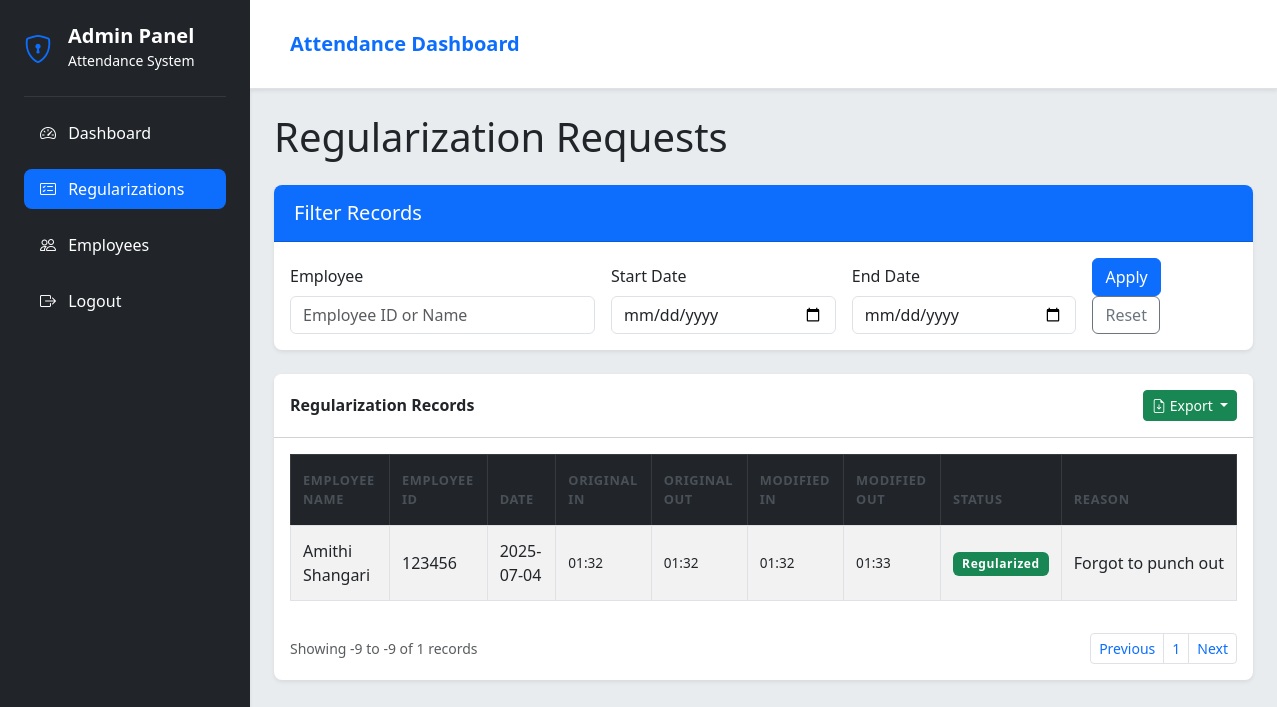
Screenshot of /admin/regularization?page=0&employee=&start_date=&end_date= (signed in) with the database file from the repository.
### tables this page shows
CREATE TABLE attendance (
                id INTEGER PRIMARY KEY AUTOINCREMENT,
                emp_id TEXT,
                date TEXT,
                punch_in TEXT,
                punch_out TEXT,
                latitude REAL,
                longitude REAL,
                address TEXT,
                punch_out_latitude REAL,
                punch_out_longitude REAL,
                punch_out_address TEXT,
                status TEXT DEFAULT 'Present',
                regularized_reason TEXT,
                regularized_comments TEXT,
                FOREIGN KEY (emp_id) REFERENCES users (emp_id)
            );

CREATE TABLE users (
                emp_id TEXT PRIMARY KEY,
                full_name TEXT NOT NULL,
                email TEXT UNIQUE NOT NULL,
                personal_email TEXT,
                image_path TEXT NOT NULL,
                face_encoding TEXT NOT NULL,
                password TEXT NOT NULL DEFAULT '',
                department TEXT DEFAULT 'Marketing',
                position TEXT DEFAULT 'Developer'
            );

### app.py (the view)
@app.route('/admin/regularization')
@admin_required
def admin_regularization():
    conn = None
    try:
        employee_filter = request.args.get('employee', '')
        start_date = request.args.get('start_date', '')
        end_date = request.args.get('end_date', '')
        page = int(request.args.get('page', 1))
        per_page = 10
        conn = get_db()
        cursor = conn.cursor()
        base_query = '''
            SELECT
                a.id,
                u.full_name,
                u.emp_id,
                a.date,
                h.punch_in as original_punch_in,
                h.punch_out as original_punch_out,
                a.punch_in as modified_punch_in,
                a.punch_out as modified_punch_out,
                a.regularized_reason,
                a.status,
                a.regularized_comments
            FROM attendance a
            JOIN users u ON a.emp_id = u.emp_id
            LEFT JOIN attendance h ON h.emp_id = a.emp_id
                AND h.date = a.date
                AND h.status = 'Historical'
            WHERE a.status = 'Regularized'
        '''
        params = []
        if employee_filter:
            base_query += " AND (u.emp_id = ? OR u.full_name LIKE ?)"
            params.extend([employee_filter, f'%{employee_filter}%'])
        if start_date:
            base_query += " AND date(a.date) >= ?"
            params.append(start_date)
        if end_date:
            base_query += " AND date(a.date) <= ?"
            params.append(end_date)
        count_query = "SELECT COUNT(*) FROM (" + base_query + ")"
        cursor.execute(count_query, params)
        total_records = cursor.fetchone()[0]
        total_pages = (total_records + per_page - 1) // per_page
        offset = (page - 1) * per_page
        base_query += " ORDER BY a.date DESC LIMIT ? OFFSET ?"
        params.extend([per_page, offset])
        cursor.execute(base_query, params)
        records = cursor.fetchall()
        regularization_records = []
        for record in records:
            (req_id, full_name, emp_id, date, original_punch_in, original_punch_out,
             modified_punch_in, modified_punch_out, reason, status, comments) = record
            def format_time(time_str):
                if not time_str:
                    return '-'
                try:
                    return datetime.datetime.fromisoformat(time_str).strftime('%H:%M')
                except:
                    return time_str
            regularization_records.append({
                'id': req_id,
                'full_name': full_name,
                'emp_id': emp_id,
                'date': datetime.datetime.fromisoformat(date).strftime('%Y-%m-%d') if date else '-',
                'original_punch_in': format_time(original_punch_in),
                'original_punch_out': format_time(original_punch_out),
                'modified_punch_in': format_time(modified_punch_in),
                'modified_punch_out': format_time(modified_punch_out),
                'reason': reason,
                'status': status,
                'comments': comments
            })
        return render_template('admin_regularization.html',
                            regularization_records=regularization_records,
                            employee_filter=employee_filter,
                            start_date=start_date,
                            end_date=end_date,
                            total_records=total_records,
                            total_pages=total_pages,
                            page=page,
                            per_page=per_page)
    except Exception as e:
        return render_template('admin_regularization.html',
                            error=f'An error occurred: {str(e)}',
                            regularization_records=[],
                            total_records=0,
                            total_pages=0,
                            page=1)

### app.py (called while the page is built)
def admin_required(f):
    @wraps(f)
    def decorated_function(*args, **kwargs):
        if not session.get('admin_logged_in'):
            return redirect(url_for('admin_login'))
        return f(*args, **kwargs)
    return decorated_function

def get_db():
    return sqlite3.connect(app.config['DATABASE'])

### templates/admin_regularization.html (shortened to what this page needs)
<!DOCTYPE html>
<html lang="en">
<head>
  <link href="https://cdn.jsdelivr.net/npm/bootstrap@5.3.0/dist/css/bootstrap.min.css" rel="stylesheet">
  <link rel="stylesheet" href="https://cdn.jsdelivr.net/npm/bootstrap-icons@1.10.0/font/bootstrap-icons.css">
  <link href="https://cdn.jsdelivr.net/npm/@mdi/font@7.2.96/css/materialdesignicons.min.css" rel="stylesheet">
  <link rel="stylesheet" href="../static/css/admin_regularize.css">
</head>
<body>
  <div class="d-flex">
    <div class="sidebar" id="sidebar">
      <div class="p-4">
        <div class="d-flex align-items-center mb-4">
          <div class="me-3">
            <i class="bi bi-shield-lock fs-3 text-primary"></i>
          </div>
          <div>
            <h5 class="mb-0 fw-bold text-white">Admin Panel</h5>
            <small class="text-white">Attendance System</small>
          </div>
        </div>
        <hr class="text-secondary">
        <ul class="list-unstyled">
          <li class="mb-3">
            <a href="{{ url_for('admin_dashboard') }}" class="text-decoration-none text-white d-block">
              <i class="bi bi-speedometer2 me-2"></i> Dashboard
            </a>
          </li>
          <li class="mb-3">
            <a href="{{ url_for('admin_regularization') }}" class="text-decoration-none text-white d-block active">
              <i class="bi bi-card-checklist me-2"></i> Regularizations
            </a>
          </li>
          <li class="mb-3 active">
            <a href="{{ url_for('admin_emp_manage') }}" class="text-decoration-none text-white d-block">
              <i class="bi bi-people me-2"></i> Employees
            </a>
          </li>
          <li class="mb-3">
            <a href="{{ url_for('admin_logout') }}" class="text-decoration-none text-white d-block">
              <i class="bi bi-box-arrow-right me-2"></i> Logout
            </a>
          </li>
        </ul>
      </div>
    </div>
    <div class="content flex-grow-1">
      <nav class="navbar navbar-expand-lg navbar-light bg-light sticky-top">
        <div class="container-fluid">
          <a class="navbar-brand ms-3" href="#">Attendance Dashboard</a>
        </div>
      </nav>
      <div class="container-fluid p-4">
        <h1 class="mb-4">Regularization Requests</h1>
        <div class="card shadow-sm mb-4">
          <div class="card-header bg-primary text-white">
            <h5 class="mb-0">Filter Records</h5>
          </div>
          <div class="card-body">
            <form id="regularizationFilterForm" method="GET" class="row g-3 align-items-end">
              <div class="col-md-4">
                <label for="employeeFilter" class="form-label">Employee</label>
                <input type="text" class="form-control" id="employeeFilter" name="employee" value="{{ employee_filter }}" placeholder="Employee ID or Name">
              </div>
              <div class="col-md-3">
                <label for="startDateFilter" class="form-label">Start Date</label>
                <input type="date" class="form-control" id="startDateFilter" name="start_date" value="{{ start_date }}">
              </div>
              <div class="col-md-3">
                <label for="endDateFilter" class="form-label">End Date</label>
                <input type="date" class="form-control" id="endDateFilter" name="end_date" value="{{ end_date }}">
              </div>
              <div class="col-md-2">
                <button type="submit" class="btn btn-primary me-2">Apply</button>
                <button type="button" class="btn btn-outline-secondary" id="resetFilters">Reset</button>
              </div>
            </form>
          </div>
        </div>
        <div class="card shadow-sm">
          <div class="card-header bg-white d-flex justify-content-between align-items-center p-3">
            <h6 class="mb-0 fw-bold">Regularization Records</h6>
            <div class="dropdown">
  <button class="btn btn-success btn-sm dropdown-toggle py-1" type="button" id="exportDropdown" data-bs-toggle="dropdown">
    <i class="bi bi-file-earmark-arrow-down"></i> Export
  </button>
</div>
          </div>
          <div class="card-body p-3">
            <div class="table-responsive">
              <table class="table table-striped table-bordered table-hover">
                <thead class="table-dark">
                  <tr>
                    <th>Employee Name</th>
                    <th>Employee ID</th>
                    <th>Date</th>
                    <th>Original In</th>
                    <th>Original Out</th>
                    <th>Modified In</th>
                    <th>Modified Out</th>
                    <th>Status</th>
                    <th>Reason</th>
                  </tr>
                </thead>
                <tbody>
                  {% if regularization_records %}
                    {% for record in regularization_records %}
                    <tr>
                      <td>{{ record.full_name }}</td>
                      <td>{{ record.emp_id }}</td>
                      <td>{{ record.date }}</td>
                      <td class="time-original">{{ record.original_punch_in }}</td>
                      <td class="time-original">{{ record.original_punch_out }}</td>
                      <td class="time-change">{{ record.modified_punch_in }}</td>
                      <td class="time-change">{{ record.modified_punch_out }}</td>
                      <td>
                        {% if record.status == 'Regularized' %}
                        <span class="badge bg-success">Regularized</span>
                        {% else %}
                        <span class="badge bg-secondary">{{ record.status }}</span>
                        {% endif %}
                      </td>
                      <td class="reason-cell">{{ record.reason }}</td>
                    </tr>
                    {% endfor %}
                  {% endif %}
                </tbody>
              </table>
            </div>
            <div class="d-flex justify-content-between align-items-center small mt-3">
              <div class="text-muted">
                Showing {{ (page - 1) * per_page + 1 }} to {{ (page - 1) * per_page + regularization_records|length }} of {{ total_records }} records
              </div>
              <nav>
                <ul class="pagination pagination-sm mb-0">
                  <li class="page-item {% if page == 1 %}disabled{% endif %}">
                    <a class="page-link" href="{{ url_for('admin_regularization', page=page-1, employee=employee_filter, start_date=start_date, end_date=end_date) }}">Previous</a>
                  </li>
                  {% for p in range(1, total_pages + 1) %}
                  <li class="page-item {% if p == page %}active{% endif %}">
                    <a class="page-link" href="{{ url_for('admin_regularization', page=p, employee=employee_filter, start_date=start_date, end_date=end_date) }}">{{ p }}</a>
                  </li>
                  {% endfor %}
                  <li class="page-item {% if page == total_pages %}disabled{% endif %}">
                    <a class="page-link" href="{{ url_for('admin_regularization', page=page+1, employee=employee_filter, start_date=start_date, end_date=end_date) }}">Next</a>
                  </li>
                </ul>
              </nav>
            </div>
          </div>
        </div>
      </div>
    </div>
  </div>
</body>
</html>

### static/css/admin_regularize.css (style rules this page uses)
:root { --primary-500: #0d6efd; --primary-600: #0b5ed7; --secondary-50: #f8f9fa; --secondary-100: #e9ecef; --secondary-200: #dee2e6; --secondary-300: #ced4da; --secondary-500: #6c757d; --secondary-600: #5a6268; --secondary-700: #495057; --secondary-800: #343a40; --secondary-900: #212529; --success-500: #198754; --danger-500: #dc3545; --warning-500: #ffc107; --info-500: #0dcaf0; --shadow-sm: 0 0.125rem 0.25rem rgba(0, 0, 0, 0.075); --radius-lg: 0.5rem; }
body { display: flex; min-height: 100vh; background-color: var(--secondary-100); }
.sidebar { width: 250px; background: var(--secondary-900); color: white; flex-shrink: 0; height: 100vh; position: sticky; top: 0; box-shadow: var(--shadow-sm); }
.sidebar a { transition: all 0.2s ease-in-out; padding: 0.5rem 1rem; }
.sidebar a.active { background-color: var(--primary-500); border-radius: var(--radius-lg); }
.content { flex: 1; overflow-y: auto; min-height: 100vh; }
.container-fluid { padding: 1rem 1.5rem; }
.navbar { background-color: white !important; border-bottom: 1px solid var(--secondary-200); box-shadow: var(--shadow-sm); z-index: 1000; }
.navbar-brand { color: var(--primary-500); font-weight: 600; }
.table th { font-size: 0.8rem; padding: 1rem 0.75rem; color: var(--secondary-700); text-transform: uppercase; font-weight: 700; letter-spacing: 0.05em; border-bottom: 1px solid var(--secondary-200); }
.table td { padding: 0.8rem 0.75rem; vertical-align: middle; border-color: var(--secondary-200); }
.badge { padding: 0.5em 0.75em; font-size: 0.75rem; font-weight: 600; letter-spacing: 0.05em; }
.badge.bg-success { background-color: var(--success-500) !important; }
.card { border: none; border-radius: var(--radius-lg); margin-bottom: 1.5rem; box-shadow: 0 0.25rem 0.75rem rgba(0, 0, 0, 0.05); }
.card-header { border-radius: var(--radius-lg) var(--radius-lg) 0 0 !important; padding: 1rem 1.25rem; }
.card-header.bg-primary { background-color: var(--primary-500) !important; color: white; }
.time-original, .time-change { font-size: 0.85rem; }
.time-original { color: var(--secondary-600); }
.time-change { color: var(--success-500); font-weight: 500; }
.reason-cell { max-width: 200px; white-space: nowrap; overflow: hidden; text-overflow: ellipsis; }

### rows the page displays
attendance: full_name "Amithi Shangari", emp_id "123456", date "2025-07-04", original_punch_in "01:32", original_punch_out "01:32", modified_punch_in "01:32", modified_punch_out "01:33", status "Regularized", reason "Forgot to punch out"

### other values shown
{{ (page - 1) * per_page + 1 }} "-9"
{{ (page - 1) * per_page + regularization_records|length }} "-9"
{{ total_records }} "1"
{{ p }} "1"
